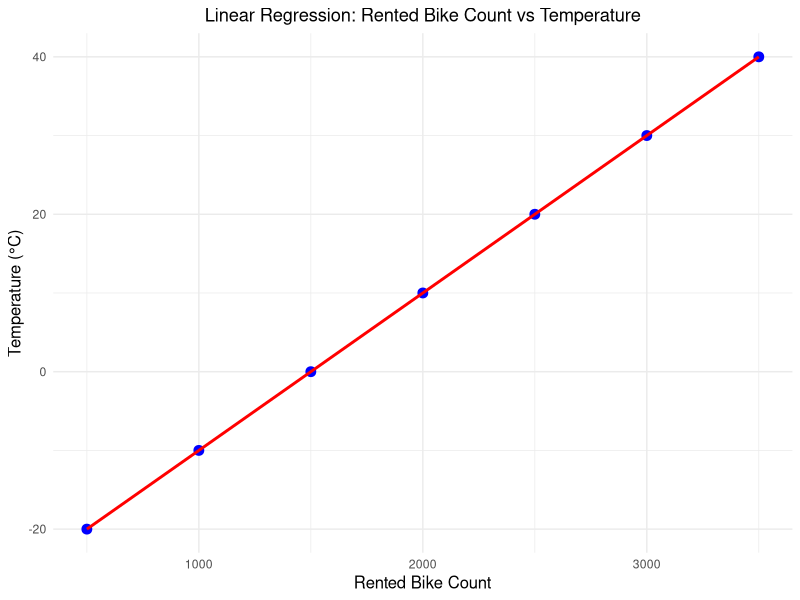

Source code (R):
install.packages("ggplot2")
library(ggplot2)
# Sample data frame
df <- data.frame(
  Rented_Bike_Count = c(500, 1000, 1500, 2000, 2500, 3000, 3500),
  Temperature = c(-20, -10, 0, 10, 20, 30, 40)
)
# Fit the model
model <- lm(Temperature ~ Rented_Bike_Count, data = df)
df$predicted_temperature <- predict(model, newdata = df)
# Plotting with ggplot2
ggplot(df, aes(x = Rented_Bike_Count, y = Temperature)) +
  geom_point(color = 'blue', size = 3) +  # Plot the data points
  geom_line(aes(y = predicted_temperature), color = 'red', size = 1) +  # Add the regression line
  labs(
    title = 'Linear Regression: Rented Bike Count vs Temperature',
    x = 'Rented Bike Count',
    y = 'Temperature (°C)'
  ) +
  theme_minimal() +  # Use a minimal theme for better aesthetics
  theme(
    plot.title = element_text(hjust = 0.5),  # Center the title
    axis.title = element_text(size = 12)  # Increase axis title size
  )